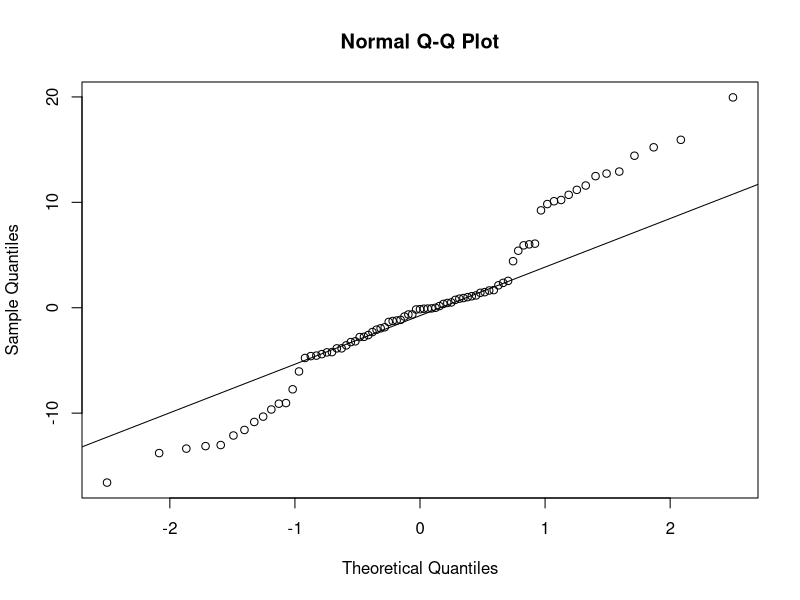
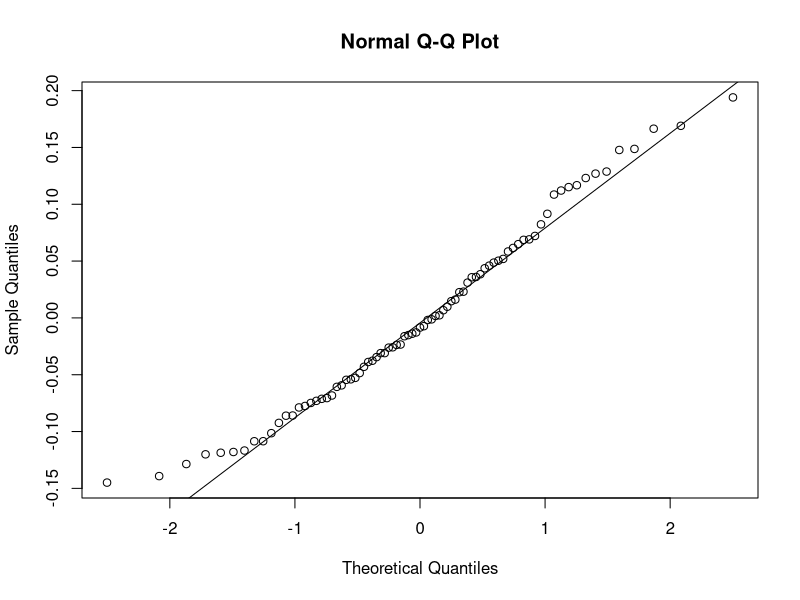
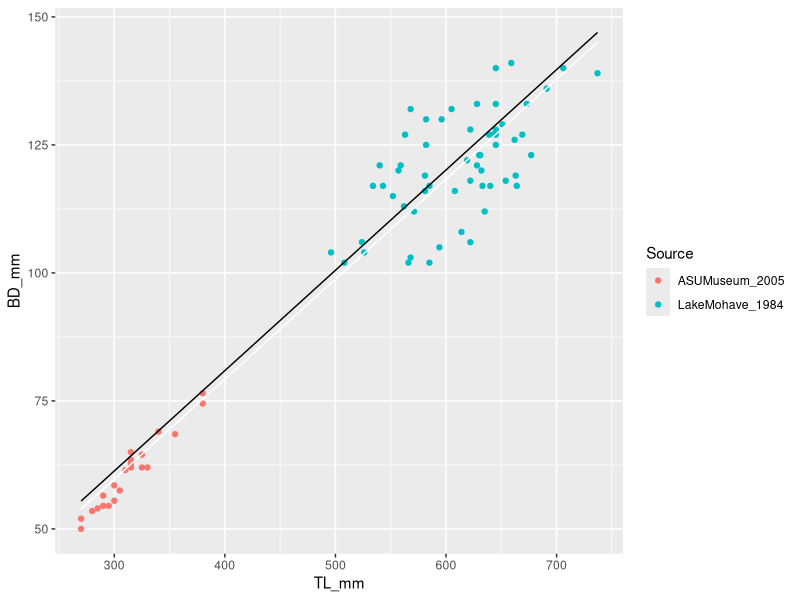
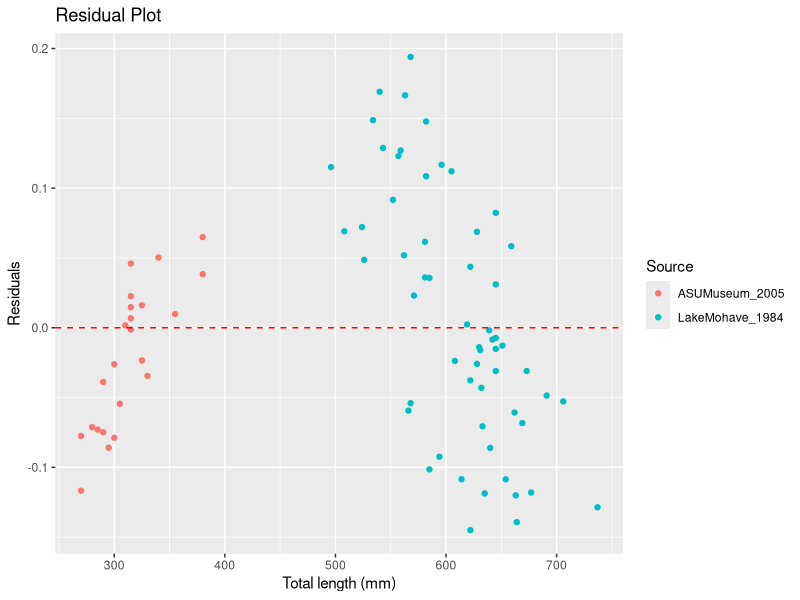

The R script that drew these images, in order: (Note: this script raises an error after producing the figures.)
# Razorback sucker body depth vs TL relationship
# B. Kesner 4/12/2024

# Equation reference
# Razorback Hump - Portz, D.E. and H.M. Tyus. 2004. 
# Fish humps in two Colorado River fishes: a morphological response to cyprinid predation? 
# Environmental Biology of Fishes 71:233-245.
library(stats)
library(dplyr)
library(ggplot2)

tl_bd_2004 <- function(TL){
  BodyDepth <- 0.196*TL + 2.517
  return(BodyDepth)
}

# 1984 data from Bozek et al. 1984? but raw data not reported.
# 2005 data measured by B. Kesner from ASU museum specimens 
XYTEBodyDepth <- 
  read.csv("Processing_code/data/RazorbackSuckerBodyDepth.csv")

TLBD_model <- BD_mm ~ TL_mm
TLBD_model_transformed <- log(BD_mm) ~ TL_mm
TLBD_results <- glm(TLBD_model, data = XYTEBodyDepth)
TLBD_t_results <- glm(TLBD_model_transformed, data = XYTEBodyDepth)

XYTEBodyDepth$Residuals <- residuals(TLBD_results)
XYTEBodyDepth$TResiduals <- residuals(TLBD_t_results)

# Shapiro-Wilk test for normality
shapiro.test(XYTEBodyDepth$Residuals)
shapiro.test(XYTEBodyDepth$TResiduals)

qqnorm(XYTEBodyDepth$Residuals)
qqline(XYTEBodyDepth$Residuals)

qqnorm(XYTEBodyDepth$TResiduals)
qqline(XYTEBodyDepth$TResiduals)

Intercept2024 <- coef(TLBD_results)[1] %>% as.double()
Slope2024 <- coef(TLBD_results)[2] %>% as.double()

Intercept2024T <- coef(TLBD_t_results)[1] %>% as.double()
Slope2024T <- coef(TLBD_t_results)[2] %>% as.double()

tl_bd_2024T <- function(TL){
  BodyDepth <- Slope2024T*TL + Intercept2024T
  return((BodyDepth)^exp())
}

tl_bd_2024 <- function(TL){
  BodyDepth <- Slope2024*TL + Intercept2024
  return(BodyDepth)
}

BD_plot <- ggplot(XYTEBodyDepth, aes(x = TL_mm, y = BD_mm, color = Source)) +
  geom_point() +
  stat_function(fun = tl_bd_2004, color = "black") + 
  stat_function(fun = tl_bd_2024T, color = "red") +
  stat_function(fun = tl_bd_2024, color = "white") 

BD_residuals_plot <- ggplot(XYTEBodyDepth, aes(x = TL_mm, y = TResiduals, color = Source)) +
  geom_point() + 
  geom_hline(yintercept = 0, linetype = "dashed", color = "red") +
  labs(x = "Total length (mm)", y = "Residuals", title = "Residual Plot")

BD_plot

BD_residuals_plot

ggplot(your_data, aes(x = x, y = residuals)) +
  geom_point() +
  geom_hline(yintercept = 0, linetype = "dashed", color = "red") +
  labs(x = "Predictor (x)", y = "Residuals", title = "Residual Plot")
